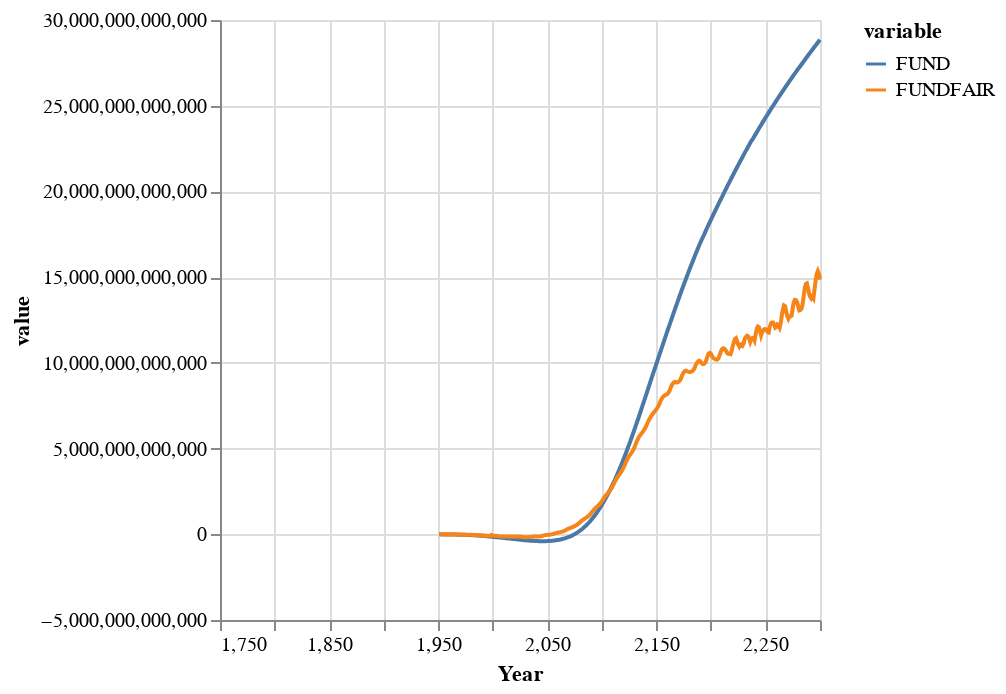

The code cell stored with this chart in its notebook:
### Code cell
df = DataFrame(
    :Year => Mimi.time_labels(m),
    :FUND => fundvals, 
    :FUNDFAIR => fundfairvals)

stack(df, [:FUND, :FUNDFAIR]) |> 

@vlplot(
    :line, 
    x = :Year,
    y = :value,
    color = :variable
)

### Figure 1 — Vega-Lite specification as saved in the notebook (floating-point values rounded to 4 significant figures; data arrays with more than 128 entries replaced by an {"elided": "..."} marker saying what was removed)
{"data": {"values": {"elided": "1102 records"}}, "encoding": {"color": {"field": "variable", "type": "nominal"}, "x": {"field": "Year", "type": "quantitative"}, "y": {"field": "value", "type": "quantitative"}}, "mark": "line"}
